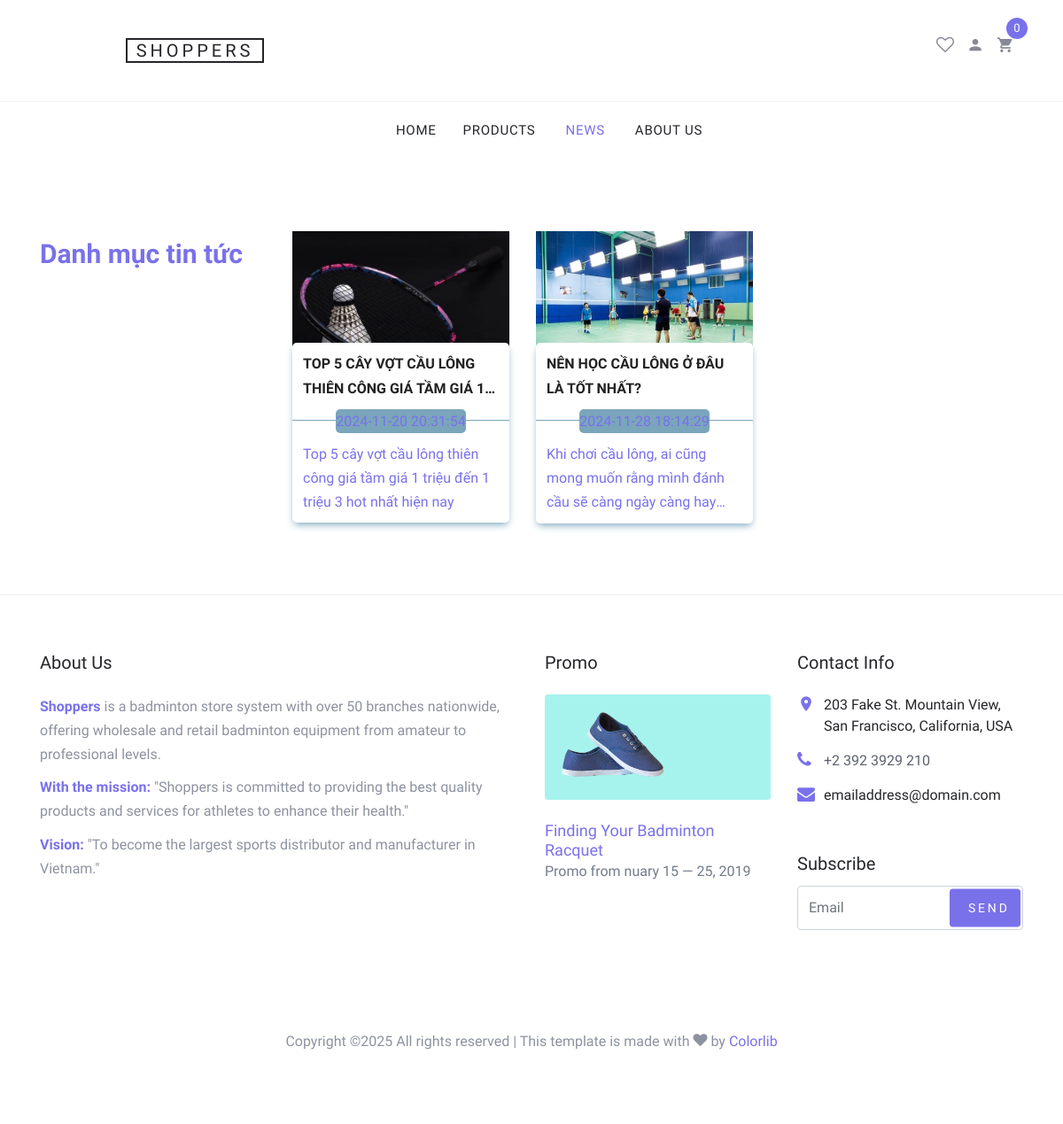
/index.php?cmd=news, run on the app's committed database.
### tables this page shows
CREATE TABLE `news` (
  `id` int(5) UNSIGNED NOT NULL,
  `name` varchar(256) NOT NULL,
  `img` varchar(100) DEFAULT NULL,
  `description` text NOT NULL,
  `content` text DEFAULT NULL,
  `date` datetime NOT NULL DEFAULT current_timestamp(),
  `status` tinyint(1) NOT NULL DEFAULT 1
);

### index.php (called while the page is built, shortened)
<?php
    if(isset($_GET['cmd']))
        $cmd = $_GET['cmd'];
    else
        $cmd = 'home';
    include("head.php");
    include("header.php");
    include($cmd. ".php");
    include("footer.php");
?>

### news.php (the view)
<section id="news" class="site-section news-category">
    <div class="container">
        <div class="row">
            <div class="left col-12 col-md-3">
                <div class="title">Danh mục tin tức</div>
            </div>
            <div class="right col-12 col-md-9 row">
            <?php
                $data = '';
                $sql='select * from news';
                $result=mysqli_query($conn,$sql);
                while($row=mysqli_fetch_assoc($result))
                {
                    if($row['status']==1)
                    {
                        $data.='
                    <div class="col-12 col-lg-4">
                        <a class="item" href="index.php?cmd=news-detail&id='.$row['id'].'">
                            <div class="image">
                                <img src="images/'.$row['img'].'" alt=""/>
                            </div>
                            <div class="content">
                                <div class="content__title">
                                    '.$row['name'].'
                                </div>
                                <div class="content__subtitle">
                                    <span>'.$row['date'].'</span>
                                </div>
                                <div class="content__description">
                                    '.$row['description'].'
                                </div>
                            </div>
                        </a>
                    </div>';
                    }
                }
                echo $data;
            ?>
            </div>
        </div>
    </div>
</section>

### css/style.css (style rules this page uses)
body { line-height: 1.7; color: #8c92a0; font-weight: 300; font-size: 16px; }
a { -webkit-transition: .3s all ease; -o-transition: .3s all ease; transition: .3s all ease; }
.site-section { padding: 2.5em 0; }
@media (min-width: 768px) { .site-section { padding: 5em 0; } }

### css/custom.css (style rules this page uses)
#news .title { color: #7971EA; font-size: 30px; font-weight: 600; font-family: Mukta; }
#news .left { color: #222; }
#news .item .image { overflow: hidden; }
#news .item .image img { width: 100%; transform: scale(1); transition: all 0.5s ease; }
#news .item .content { position: relative; background-color: #fff; margin-top: -20px; padding: 10px 12px; box-shadow: 0px 4px 8px -2px #7aa5bb; border-radius: 5px; display: flex; flex-direction: column; gap: 10px; }
#news .item .content .content__title { color: #222; text-transform: uppercase; font-weight: 600; display: -webkit-box; -webkit-box-orient: vertical; -webkit-line-clamp: 2; overflow: hidden; }
#news .item .content .content__subtitle { display: flex; justify-content: center; }
#news .item .content .content__subtitle:before { content: ""; position: absolute; background-color: #7aa5bb; width: 100%; height: 1px; top: 50%; transform: translateY(-15px); }
#news .item .content .content__subtitle span { background-color: #7aa5bb; border-radius: 5px; z-index: 10; }
#news .item .content .content__description { display: -webkit-box; -webkit-box-orient: vertical; -webkit-line-clamp: 3; overflow: hidden; }
#news.news-category .right { gap: 24px; }
@media (min-width: 999px) { #news.news-category .right { gap: 0px; } }

### data on the page
news: img (picture), name "TOP 5 CÂY VỢT CẦU LÔNG THIÊN CÔNG GIÁ TẦM GIÁ…", date "2024-11-20 20:31:54", description "Top 5 cây vợt cầu lông thiên công giá tầm giá 1 triệu đến 1 triệu 3 hot nhất hiện nay"
news: img (picture), name "NÊN HỌC CẦU LÔNG Ở ĐÂU LÀ TỐT NHẤT?", date "2024-11-28 18:14:29", description "Khi chơi cầu lông, ai cũng mong muốn rằng mình đánh cầu sẽ càng ngày càng…"
